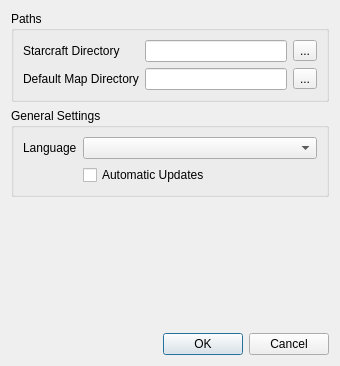
<?xml version="1.0" encoding="UTF-8"?>
<ui version="4.0">
 <class>AppSettings</class>
 <widget class="QDialog" name="AppSettings">
  <property name="geometry">
   <rect>
    <x>0</x>
    <y>0</y>
    <width>340</width>
    <height>366</height>
   </rect>
  </property>
  <property name="windowTitle">
   <string>Application Settings</string>
  </property>
  <property name="windowIcon">
   <iconset resource="../oxygen-subset.qrc">
    <normaloff>:/themes/oxygen-icons-png/oxygen/64x64/actions/configure.png</normaloff>:/themes/oxygen-icons-png/oxygen/64x64/actions/configure.png</iconset>
  </property>
  <layout class="QVBoxLayout" name="verticalLayout">
   <item>
    <layout class="QVBoxLayout" name="verticalLayout_2">
     <item>
      <widget class="QGroupBox" name="groupBox_2">
       <property name="title">
        <string>Paths</string>
       </property>
       <layout class="QFormLayout" name="formLayout_2">
        <item row="0" column="0">
         <widget class="QLabel" name="label_2">
          <property name="text">
           <string>Starcraft Directory</string>
          </property>
         </widget>
        </item>
        <item row="0" column="1">
         <layout class="QHBoxLayout" name="horizontalLayout">
          <item>
           <widget class="QLineEdit" name="edit_starcraft_dir"/>
          </item>
          <item>
           <widget class="QToolButton" name="btn_starcraft_dir">
            <property name="text">
             <string notr="true">...</string>
            </property>
            <property name="icon">
             <iconset resource="../oxygen-subset.qrc">
              <normaloff>:/themes/oxygen-icons-png/oxygen/64x64/places/folder-yellow.png</normaloff>:/themes/oxygen-icons-png/oxygen/64x64/places/folder-yellow.png</iconset>
            </property>
           </widget>
          </item>
         </layout>
        </item>
        <item row="1" column="0">
         <widget class="QLabel" name="label_3">
          <property name="text">
           <string>Default Map Directory</string>
          </property>
         </widget>
        </item>
        <item row="1" column="1">
         <layout class="QHBoxLayout" name="horizontalLayout_2">
          <item>
           <widget class="QLineEdit" name="edit_maps_dir"/>
          </item>
          <item>
           <widget class="QToolButton" name="btn_maps_dir">
            <property name="text">
             <string notr="true">...</string>
            </property>
            <property name="icon">
             <iconset resource="../oxygen-subset.qrc">
              <normaloff>:/themes/oxygen-icons-png/oxygen/64x64/places/folder-yellow.png</normaloff>:/themes/oxygen-icons-png/oxygen/64x64/places/folder-yellow.png</iconset>
            </property>
           </widget>
          </item>
         </layout>
        </item>
       </layout>
      </widget>
     </item>
     <item>
      <widget class="QGroupBox" name="groupBox">
       <property name="title">
        <string>General Settings</string>
       </property>
       <layout class="QFormLayout" name="formLayout">
        <item row="0" column="0">
         <widget class="QLabel" name="label">
          <property name="text">
           <string extracomment="gluAll:bnet119_optionsPanel_game_subtitle_language">Language</string>
          </property>
         </widget>
        </item>
        <item row="0" column="1">
         <widget class="QComboBox" name="cmb_language"/>
        </item>
        <item row="1" column="1">
         <widget class="QCheckBox" name="chk_auto_update">
          <property name="text">
           <string>Automatic Updates</string>
          </property>
         </widget>
        </item>
       </layout>
      </widget>
     </item>
    </layout>
   </item>
   <item>
    <spacer name="verticalSpacer">
     <property name="orientation">
      <enum>Qt::Vertical</enum>
     </property>
     <property name="sizeHint" stdset="0">
      <size>
       <width>20</width>
       <height>40</height>
      </size>
     </property>
    </spacer>
   </item>
   <item>
    <widget class="QDialogButtonBox" name="buttonBox">
     <property name="standardButtons">
      <set>QDialogButtonBox::Cancel|QDialogButtonBox::Ok</set>
     </property>
    </widget>
   </item>
  </layout>
 </widget>
 <resources>
  <include location="../oxygen-subset.qrc"/>
 </resources>
 <connections>
  <connection>
   <sender>buttonBox</sender>
   <signal>accepted()</signal>
   <receiver>AppSettings</receiver>
   <slot>accept()</slot>
   <hints>
    <hint type="sourcelabel">
     <x>205</x>
     <y>203</y>
    </hint>
    <hint type="destinationlabel">
     <x>205</x>
     <y>204</y>
    </hint>
   </hints>
  </connection>
  <connection>
   <sender>buttonBox</sender>
   <signal>rejected()</signal>
   <receiver>AppSettings</receiver>
   <slot>reject()</slot>
   <hints>
    <hint type="sourcelabel">
     <x>205</x>
     <y>203</y>
    </hint>
    <hint type="destinationlabel">
     <x>205</x>
     <y>204</y>
    </hint>
   </hints>
  </connection>
 </connections>
</ui>
